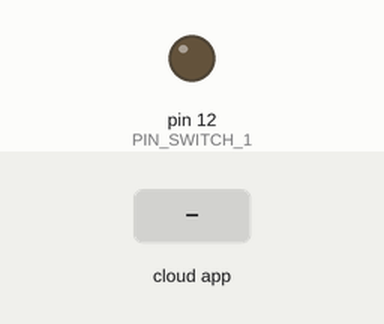
Bench run of a sketch on a simulated Arduino Uno, built with avr-gcc and run on an emulated ATmega328P. On the bench: output pins drawn as LEDs (lit = HIGH). The inputs (shaded band) are chosen by the test bench. The RemoteXY app is connected.

Above: at 1.2 s.
1.3 s: the phone or cloud app sets switch_1 to 1
At 2.1 s:
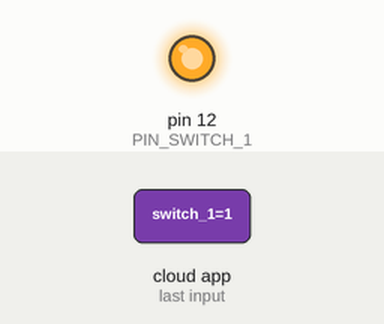
Timing chart, 0 to 17.8 s (numbered marks = the images above; inputs shaded):
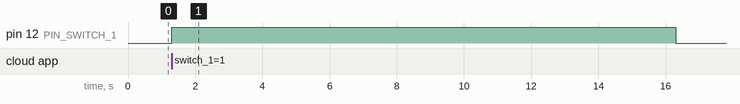

The sketch:

Code.ino
```cpp
// (licence header left out)
//////////////////////////////////////////////

//        RemoteXY include library          //

//////////////////////////////////////////////

// RemoteXY select connection mode and include library

#define REMOTEXY_MODE__ESP8266_SOFTSERIAL_CLOUD

#include <SoftwareSerial.h>

#include <RemoteXY.h>

// RemoteXY connection settings

#define REMOTEXY_SERIAL_RX 10

#define REMOTEXY_SERIAL_TX 11

#define REMOTEXY_SERIAL_SPEED 9600

#define REMOTEXY_WIFI_SSID "Star link"

#define REMOTEXY_WIFI_PASSWORD "rohit**shaw"

#define REMOTEXY_CLOUD_SERVER "cloud.remotexy.com"

#define REMOTEXY_CLOUD_PORT 6376

#define REMOTEXY_CLOUD_TOKEN "d9b5808bccbff031845446021df7fd8d"

// RemoteXY configurate

#pragma pack(push, 1)

uint8_t RemoteXY_CONF[] =   // 27 bytes

  { 255,1,0,0,0,20,0,16,31,1,2,0,10,11,22,11,2,26,31,31,

  79,78,0,79,70,70,0 };


// this structure defines all the variables and events of your control interface

struct {

    // input variables

  uint8_t switch_1; // =1 if switch ON and =0 if OFF

    // other variable

  uint8_t connect_flag;  // =1 if wire connected, else =0

} RemoteXY;

#pragma pack(pop)

/////////////////////////////////////////////

//           END RemoteXY include          //

/////////////////////////////////////////////

#define PIN_SWITCH_1 12

void setup()

{

  RemoteXY_Init ();


  pinMode (PIN_SWITCH_1, OUTPUT);


  // TODO you setup code


}

void loop()

{

  RemoteXY_Handler ();

  digitalWrite(PIN_SWITCH_1, (RemoteXY.switch_1==0)?LOW:HIGH);

  if(digitalRead(PIN_SWITCH_1) == HIGH){

    delay(15000);

    digitalWrite(PIN_SWITCH_1,LOW);

    delay(300000);

    digitalWrite(PIN_SWITCH_1,HIGH);

    delay(15000);

    RemoteXY.switch_1=0;

    digitalWrite(PIN_SWITCH_1,LOW);

    RemoteXY_Handler ();

  }

}
```

Measured:
- after the input at 1.3 s, pin 12 (PIN_SWITCH_1): LOW → HIGH at once, → LOW 15.0 s later
